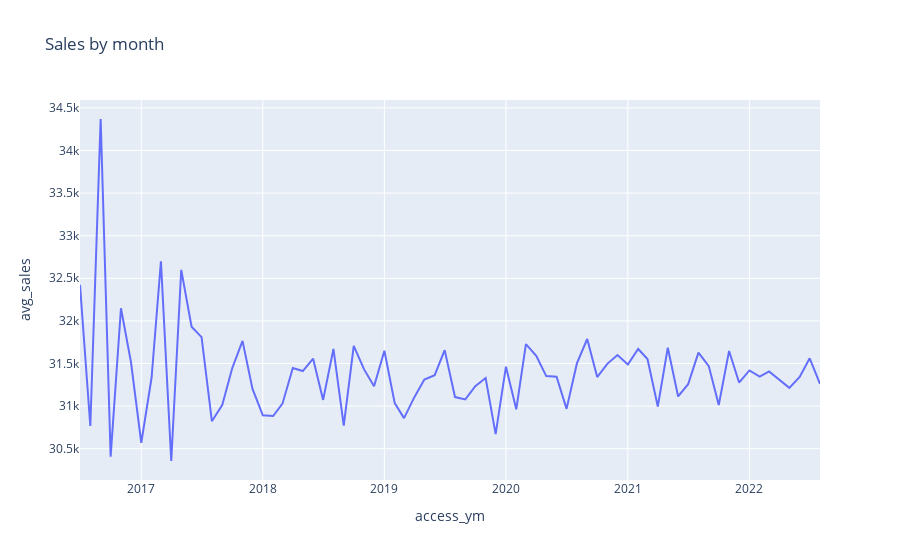

Source (notebook cell):
### Code cell
fig = px.line(amount__month_trend, x="access_ym", y="avg_sales", title='Sales by month')
fig.show()
